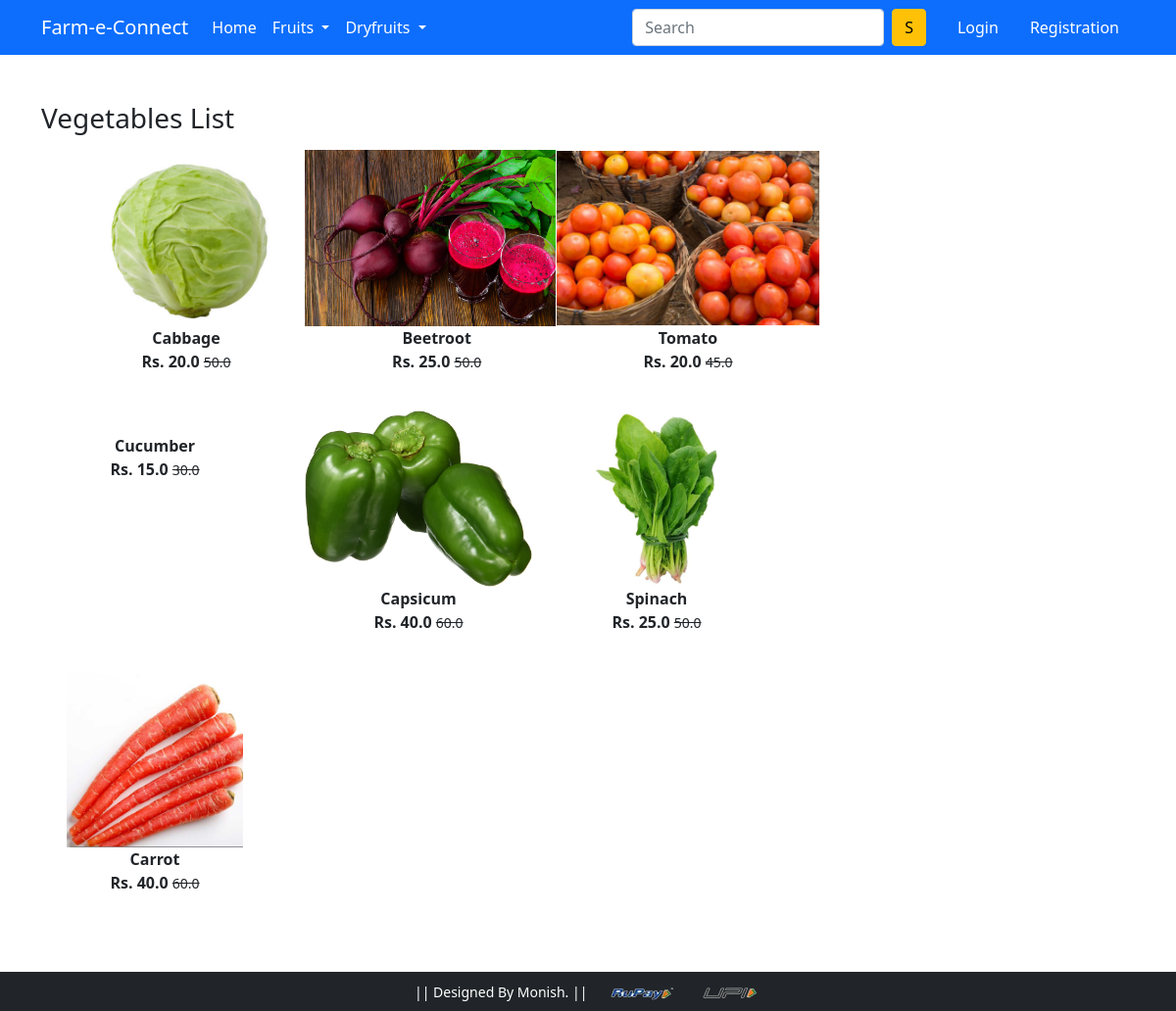
/mobile/, run on the app's committed database.
### app/models.py (models this page shows, shortened)
class Product(models.Model):
    title=models.CharField(max_length=100)
    selling_price=models.FloatField()
    discount_price=models.FloatField()
    description=models.TextField()
    brand=models.CharField(max_length=100)
    category=models.CharField(choices=CATEGORY_CHOICES,max_length=2)
    product_image=models.ImageField(upload_to='productimg')

### app/views.py (the view)
# urls.py: path('mobile/', views.mobile, name='mobile'),
def mobile(request,data=None):
 if data == None :
  mobiles=Product.objects.filter(category='M')
 elif data=='oppo' or data=='samsung':
  mobiles=Product.objects.filter(category='M').filter(brand=data)
 elif data=='below':
  mobiles=Product.objects.filter(category='M').filter(discount_price__gt=10000)
 elif data=='above':
  mobiles=Product.objects.filter(category='M').filter(discount_price__lt=10000)
 return render(request, 'app/mobile.html',{'mobiles':mobiles})

### app/templates/app/mobile.html (shortened to what this page needs)
{% extends 'app/base.html' %}
{% load static %}
{% block main-content %}
<div class="container my-5">
        <div class="col-sm-8 ">
           <b> <h3> Vegetables  List </h3></b>
            <div class="row">
                {% for product in mobiles %}
                <div class="col-sm-4 text-center mb-4">
                    <a href="{% url 'product-detail' product.id %}" class="btn">
                        <div class="item">
                            <img src="{{product.product_image.url}}" alt="" height="180" width="" class="">
                            <div class="fw-bold">{{product.title}}</div>
                            <div class="fw-bold">Rs. {{product.discount_price}} <small
                                class="fw-light text-decoration-line-through">{{product.selling_price}}</small>
                            </div>
                        </div>
                    </a>
                </div>
                {% endfor %}
            </div>
        </div>
    </div>
{% endblock main-content %}

### app/templates/app/base.html (shortened to what this page needs)
<!doctype html>
{% load static %}
<html lang="en">
<head>
    <link href="https://cdn.jsdelivr.net/npm/bootstrap@5.0.0-beta1/dist/css/bootstrap.min.css" rel="stylesheet">
    <link rel="stylesheet" href="{% static 'app/css/owl.carousel.min.css' %}">
    <link rel="stylesheet" href="{% static 'app/css/all.min.css' %}">
    <link rel="stylesheet" href="{% static 'app/css/style.css' %}">
</head>
<body>
<nav class="navbar navbar-expand-lg navbar-dark bg-primary">
  <div class="container">
    <a class="navbar-brand bg-primary" href="/">Farm-e-Connect</a>
      <div class="collapse navbar-collapse" id="navbarSupportedContent">
        <ul class="navbar-nav me-auto mb-2 mb-lg-0">
          <li class="nav-item">
            <a class="nav-link active text-white" aria-current="page" href="/">Home</a>
          </li>
          <li class="nav-item dropdown">
            <a class="nav-link dropdown-toggle text-white" href="#" id="electronicsDropdown" role="button" data-bs-toggle="dropdown" aria-expanded="false">
              Fruits
            </a>
          </li>
          <li class="nav-item dropdown">
            <a class="nav-link dropdown-toggle text-white" href="#" id="fashionDropdown" role="button" data-bs-toggle="dropdown" aria-expanded="false">
               Dryfruits
            </a>
          </li>
        </ul>
        <form class="d-flex" method='get' action="{% url 'search' %}">
          <input class="form-control me-2" type="search" name='search'  placeholder="Search" aria-label="Search" >
          <button class="btn btn-warning" type="submit">S</button>
        </form>
        <div>
            <ul class="navbar-nav me-auto mb-2 mb-lg-0">
              <li class="nav-item dropdown mx-2">
                {% if request.user.is_authenticated %}
                <a class="nav-link dropdown-toggle text-white" href="#" id="profileDropdown" role="button" data-bs-toggle="dropdown" aria-expanded="false">
                  {{request.user|capfirst}}
                </a>
                  <ul class="dropdown-menu" aria-labelledby="profileDropdown">
                    <li><a class="dropdown-item" href="{% url 'profile' %}">Profile</a></li>
                    <li><a class="dropdown-item" href="{% url 'orders' %}">Orders</a></li>
                    <li><a class="dropdown-item" href="{% url 'passwordchange' %}">Change Password</a></li>
                    <li>
                      <form action="{% url 'logout' %}" method="post" style="display: inline;">
                          {% csrf_token %}
                          <button type="submit" class="dropdown-item">Logout</button>
                      </form>
                  </li>
                  </ul>
                </li>
                <li class="nav-item mx-2">
                <a href="{% url 'showcart' %}" class="nav-link text-white"><span class="badge bg-danger">{{totalitem }}</span> Cart </a>
                </li>
                {% else %}
            <li class="nav-item mx-2">
             <a href="{% url 'login' %}" class="nav-link text-white">Login</a>
            </li>
            <li class="nav-item mx-2">
             <a href="{% url 'customerregistration' %}" class="nav-link text-white">Registration</a>
            </li>
            {% endif %}
          </ul>
         </div>
       </div>
     </div>
    </nav>
    {% block main-content %} {% endblock main-content %}
    <footer class="container-fluid bg-dark text-center p-2 mt-5">
        <small class="text-white"> || Designed By Monish. || </small>
        <img src="{% static 'app/images/p1.png' %}" alt="" srcset="" class="img-fluid" height="2px">
    </footer>
  </body>
</html>

### data on the page
Product: product_image (picture), title "Cabbage", discount_price "20.0", selling_price "50.0"
Product: product_image (picture), title "Beetroot", discount_price "25.0", selling_price "50.0"
Product: product_image (picture), title "Tomato", discount_price "20.0", selling_price "45.0"
Product: title "Cucumber", discount_price "15.0", selling_price "30.0"
Product: product_image (picture), title "Capsicum", discount_price "40.0", selling_price "60.0"
Product: product_image (picture), title "Spinach", discount_price "25.0", selling_price "50.0"
Product: product_image (picture), title "Carrot", discount_price "40.0", selling_price "60.0"
